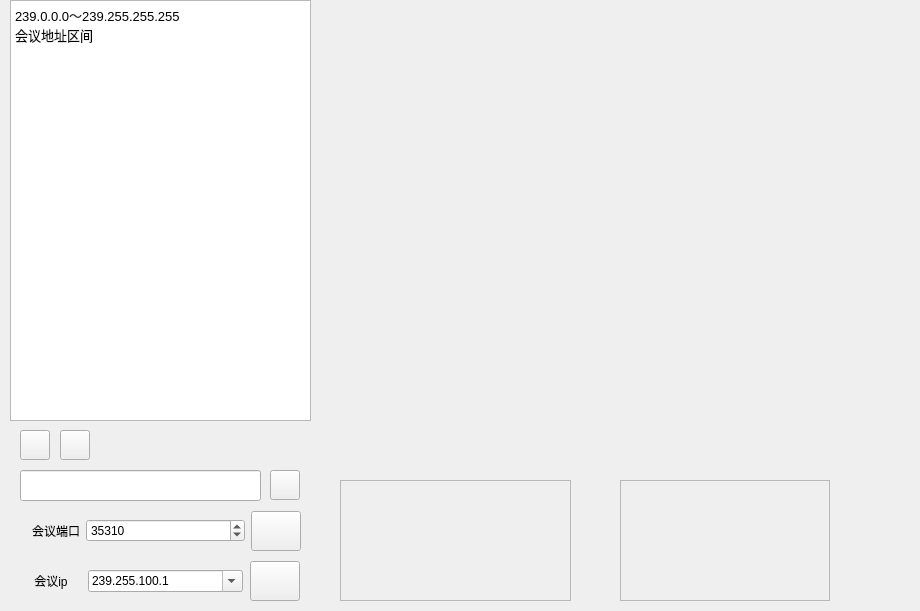
    <widget class="QWidget" name="page_memberShip">
     <widget class="QLineEdit" name="lineEdit_UdpMessage">
      <property name="geometry">
       <rect>
        <x>20</x>
        <y>470</y>
        <width>241</width>
        <height>31</height>
       </rect>
      </property>
     </widget>
     <widget class="QPushButton" name="btn_udp_textClear">
      <property name="enabled">
       <bool>true</bool>
      </property>
      <property name="geometry">
       <rect>
        <x>20</x>
        <y>430</y>
        <width>30</width>
        <height>30</height>
       </rect>
      </property>
      <property name="minimumSize">
       <size>
        <width>30</width>
        <height>30</height>
       </size>
      </property>
      <property name="maximumSize">
       <size>
        <width>30</width>
        <height>30</height>
       </size>
      </property>
      <property name="toolTip">
       <string>清楚消息</string>
      </property>
      <property name="text">
       <string/>
      </property>
      <property name="icon">
       <iconset>
        <normaloff>:/images/UI/clearMessage.png</normaloff>:/images/UI/clearMessage.png</iconset>
      </property>
      <property name="iconSize">
       <size>
        <width>25</width>
        <height>25</height>
       </size>
      </property>
     </widget>
     <widget class="QPushButton" name="btn_tabM_sendMessage">
      <property name="enabled">
       <bool>true</bool>
      </property>
      <property name="geometry">
       <rect>
        <x>270</x>
        <y>470</y>
        <width>30</width>
        <height>30</height>
       </rect>
      </property>
      <property name="minimumSize">
       <size>
        <width>30</width>
        <height>30</height>
       </size>
      </property>
      <property name="maximumSize">
       <size>
        <width>30</width>
        <height>30</height>
       </size>
      </property>
      <property name="toolTip">
       <string>发送</string>
      </property>
      <property name="text">
       <string/>
      </property>
      <property name="icon">
       <iconset>
        <normaloff>:/images/UI/sendMessage.png</normaloff>:/images/UI/sendMessage.png</iconset>
      </property>
      <property name="iconSize">
       <size>
        <width>25</width>
        <height>25</height>
       </size>
      </property>
      <property name="checkable">
       <bool>false</bool>
      </property>
     </widget>
     <widget class="QPushButton" name="btn_tabM_selectPic">
      <property name="enabled">
       <bool>true</bool>
      </property>
      <property name="geometry">
       <rect>
        <x>60</x>
        <y>430</y>
        <width>30</width>
        <height>30</height>
       </rect>
      </property>
      <property name="minimumSize">
       <size>
        <width>30</width>
        <height>30</height>
       </size>
      </property>
      <property name="maximumSize">
       <size>
        <width>30</width>
        <height>30</height>
       </size>
      </property>
      <property name="toolTip">
       <string>选择图片发送</string>
      </property>
      <property name="text">
       <string/>
      </property>
      <property name="icon">
       <iconset>
        <normaloff>:/images/UI/selPic.png</normaloff>:/images/UI/selPic.png</iconset>
      </property>
      <property name="iconSize">
       <size>
        <width>25</width>
        <height>25</height>
       </size>
      </property>
     </widget>
     <widget class="QLabel" name="label_udp_readyPic">
      <property name="geometry">
       <rect>
        <x>340</x>
        <y>480</y>
        <width>231</width>
        <height>121</height>
       </rect>
      </property>
      <property name="toolTip">
       <string>准备发送的图片</string>
      </property>
      <property name="frameShape">
       <enum>QFrame::StyledPanel</enum>
      </property>
      <property name="text">
       <string/>
      </property>
     </widget>
     <widget class="QLabel" name="label_udp_receivedPic">
      <property name="geometry">
       <rect>
        <x>620</x>
        <y>480</y>
        <width>210</width>
        <height>121</height>
       </rect>
      </property>
      <property name="minimumSize">
       <size>
        <width>210</width>
        <height>0</height>
       </size>
      </property>
      <property name="maximumSize">
       <size>
        <width>210</width>
        <height>16777215</height>
       </size>
      </property>
      <property name="toolTip">
       <string>接收到的图片</string>
      </property>
      <property name="frameShape">
       <enum>QFrame::StyledPanel</enum>
      </property>
      <property name="text">
       <string/>
      </property>
     </widget>
     <widget class="QWidget" name="layoutWidget">
      <property name="geometry">
       <rect>
        <x>20</x>
        <y>560</y>
        <width>281</width>
        <height>42</height>
       </rect>
      </property>
      <layout class="QHBoxLayout" name="horizontalLayout_6">
       <item>
        <widget class="QLabel" name="label_udpIp">
         <property name="minimumSize">
          <size>
           <width>60</width>
           <height>0</height>
          </size>
         </property>
         <property name="maximumSize">
          <size>
           <width>60</width>
           <height>16777215</height>
          </size>
         </property>
         <property name="text">
          <string>会议ip</string>
         </property>
         <property name="alignment">
          <set>Qt::AlignCenter</set>
         </property>
        </widget>
       </item>
       <item>
        <widget class="QComboBox" name="combo_udpIP">
         <property name="sizePolicy">
          <sizepolicy hsizetype="Fixed" vsizetype="Fixed">
           <horstretch>0</horstretch>
           <verstretch>0</verstretch>
          </sizepolicy>
         </property>
         <property name="minimumSize">
          <size>
           <width>155</width>
           <height>0</height>
          </size>
         </property>
         <property name="maximumSize">
          <size>
           <width>155</width>
           <height>16777215</height>
          </size>
         </property>
         <property name="toolTip">
          <string>会议号</string>
         </property>
         <property name="editable">
          <bool>true</bool>
         </property>
         <property name="maxVisibleItems">
          <number>11</number>
         </property>
         <property name="iconSize">
          <size>
           <width>20</width>
           <height>20</height>
          </size>
         </property>
         <property name="duplicatesEnabled">
          <bool>false</bool>
         </property>
         <property name="frame">
          <bool>true</bool>
         </property>
         <item>
          <property name="text">
           <string>239.255.100.1</string>
          </property>
         </item>
         <item>
          <property name="text">
           <string>239.255.43.21</string>
          </property>
         </item>
         <item>
          <property name="text">
           <string>239.255.255.100</string>
          </property>
         </item>
        </widget>
       </item>
       <item>
        <widget class="QPushButton" name="btn_udp_joinMeeting">
         <property name="minimumSize">
          <size>
           <width>50</width>
           <height>40</height>
          </size>
         </property>
         <property name="maximumSize">
          <size>
           <width>50</width>
           <height>40</height>
          </size>
         </property>
         <property name="toolTip">
          <string>加入会议</string>
         </property>
         <property name="text">
          <string/>
         </property>
         <property name="icon">
          <iconset>
           <normaloff>:/images/UI/joinMetting.png</normaloff>:/images/UI/joinMetting.png</iconset>
         </property>
         <property name="iconSize">
          <size>
           <width>40</width>
           <height>40</height>
          </size>
         </property>
        </widget>
       </item>
      </layout>
     </widget>
     <widget class="QWidget" name="layoutWidget">
      <property name="geometry">
       <rect>
        <x>20</x>
        <y>510</y>
        <width>281</width>
        <height>42</height>
       </rect>
      </property>
      <layout class="QHBoxLayout" name="horizontalLayout_7">
       <item>
        <widget class="QLabel" name="label_udpPort">
         <property name="maximumSize">
          <size>
           <width>60</width>
           <height>16777215</height>
          </size>
         </property>
         <property name="text">
          <string>会议端口</string>
         </property>
         <property name="alignment">
          <set>Qt::AlignRight|Qt::AlignTrailing|Qt::AlignVCenter</set>
         </property>
        </widget>
       </item>
       <item>
        <widget class="QSpinBox" name="spin_udpPort">
         <property name="minimum">
          <number>1</number>
         </property>
         <property name="maximum">
          <number>65535</number>
         </property>
         <property name="value">
          <number>35310</number>
         </property>
        </widget>
       </item>
       <item>
        <widget class="QPushButton" name="btn_udp_leaveMeeting">
         <property name="enabled">
          <bool>true</bool>
         </property>
         <property name="minimumSize">
          <size>
           <width>50</width>
           <height>40</height>
          </size>
         </property>
         <property name="maximumSize">
          <size>
           <width>50</width>
           <height>40</height>
          </size>
         </property>
         <property name="toolTip">
          <string>退出会议</string>
         </property>
         <property name="text">
          <string/>
         </property>
         <property name="icon">
          <iconset>
           <normaloff>:/images/UI/quitMetting.png</normaloff>:/images/UI/quitMetting.png</iconset>
         </property>
         <property name="iconSize">
          <size>
           <width>40</width>
           <height>40</height>
          </size>
         </property>
        </widget>
       </item>
      </layout>
     </widget>
     <widget class="QTextEdit" name="textEdit_udp">
      <property name="geometry">
       <rect>
        <x>10</x>
        <y>0</y>
        <width>301</width>
        <height>421</height>
       </rect>
      </property>
      <property name="html">
       <string>&lt;!DOCTYPE HTML PUBLIC &quot;-//W3C//DTD HTML 4.0//EN&quot; &quot;http://www.w3.org/TR/REC-html40/strict.dtd&quot;&gt;
&lt;html&gt;&lt;head&gt;&lt;meta name=&quot;qrichtext&quot; content=&quot;1&quot; /&gt;&lt;meta charset=&quot;utf-8&quot; /&gt;&lt;style type=&quot;text/css&quot;&gt;
p, li { white-space: pre-wrap; }
hr { height: 1px; border-width: 0; }
li.unchecked::marker { content: &quot;\2610&quot;; }
li.checked::marker { content: &quot;\2612&quot;; }
&lt;/style&gt;&lt;/head&gt;&lt;body style=&quot; font-family:'Microsoft YaHei UI'; font-size:13px; font-weight:400; font-style:normal;&quot;&gt;
&lt;p style=&quot; margin-top:0px; margin-bottom:0px; margin-left:0px; margin-right:0px; -qt-block-indent:0; text-indent:0px;&quot;&gt;&lt;span style=&quot; font-size:13px;&quot;&gt;239.0.0.0～239.255.255.255&lt;/span&gt;&lt;/p&gt;
&lt;p style=&quot; margin-top:0px; margin-bottom:0px; margin-left:0px; margin-right:0px; -qt-block-indent:0; text-indent:0px;&quot;&gt;&lt;span style=&quot; font-size:13px;&quot;&gt;会议地址区间&lt;/span&gt;&lt;/p&gt;&lt;/body&gt;&lt;/html&gt;</string>
      </property>
     </widget>
     <widget class="QLabel" name="label_movie">
      <property name="geometry">
       <rect>
        <x>320</x>
        <y>10</y>
        <width>591</width>
        <height>441</height>
       </rect>
      </property>
      <property name="text">
       <string/>
      </property>
     </widget>
    </widget>
